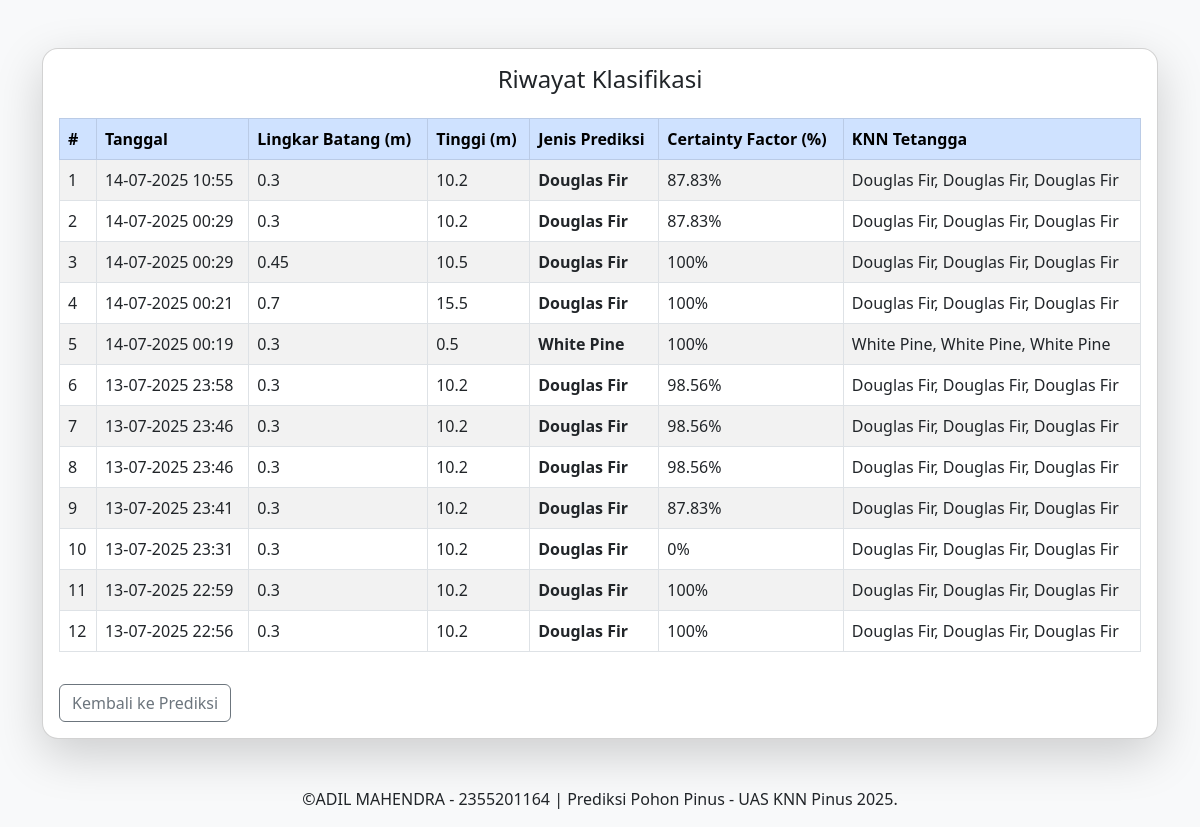
The page /history.php on the database its author committed.
### tables this page shows
CREATE TABLE `history` (
  `id` int(11) NOT NULL,
  `tanggal` datetime DEFAULT current_timestamp(),
  `lingkar_batang` float DEFAULT NULL,
  `tinggi` float DEFAULT NULL,
  `jenis_prediksi` varchar(50) DEFAULT NULL,
  `nilai_cf` float DEFAULT NULL,
  `nilai_knn` varchar(255) DEFAULT NULL,
  `vision_result` varchar(100) DEFAULT NULL
);

### history.php (the view)
<?php
include_once('config/db.php');
include_once('views/layout.php');
$sql = "SELECT * FROM history ORDER BY tanggal DESC";
$result = $conn->query($sql);
?>
<div class="container mt-5">
    <div class="card shadow-lg rounded-4">
        <div class="card-body">
            <h4 class="card-title text-center mb-4">Riwayat Klasifikasi</h4>
            <div class="table-responsive">
                <table class="table table-bordered table-striped table-hover">
                    <thead class="table-primary">
                        <tr>
                            <th>#</th>
                            <th>Tanggal</th>
                            <th>Lingkar Batang (m)</th>
                            <th>Tinggi (m)</th>
                            <th>Jenis Prediksi</th>
                            <th>Certainty Factor (%)</th>
                            <th>KNN Tetangga</th>
                        </tr>
                    </thead>
                    <tbody>
                        <?php $no = 1; while ($row = $result->fetch_assoc()): ?>
                        <tr>
                            <td><?= $no++ ?></td>
                            <td><?= date('d-m-Y H:i', strtotime($row['tanggal'])) ?></td>
                            <td><?= $row['lingkar_batang'] ?></td>
                            <td><?= $row['tinggi'] ?></td>
                            <td><strong><?= $row['jenis_prediksi'] ?></strong></td>
                            <td><?= round($row['nilai_cf'] * 100, 2) ?>%</td>
                            <td><?= $row['nilai_knn'] ?></td>
                        </tr>
                        <?php endwhile; ?>
                    </tbody>
                </table>
            </div>
            <a href="index.php" class="btn btn-outline-secondary mt-3">Kembali ke Prediksi</a>
        </div>
    </div>
</div>
<div class="container-fluid mt-5 text-center">
  <p>&copy;ADIL MAHENDRA - 2355201164 | Prediksi Pohon Pinus - UAS KNN Pinus 2025. </p>
</div>
</body>
</html>

### views/layout.php (shortened to what this page needs)
<!DOCTYPE html>
<html lang="id">
<head>
    <link href="https://cdn.jsdelivr.net/npm/bootstrap@5.3.0/dist/css/bootstrap.min.css" rel="stylesheet">
</head>
<body class="bg-light">
</body>
</html>

### rows shown on the page
history: tanggal "14-07-2025 10:55", lingkar_batang "0.3", tinggi "10.2", jenis_prediksi "Douglas Fir", $row['nilai_cf']*100 "87.83", nilai_knn "Douglas Fir, Douglas Fir, Douglas Fir"
history: tanggal "14-07-2025 00:29", lingkar_batang "0.3", tinggi "10.2", jenis_prediksi "Douglas Fir", $row['nilai_cf']*100 "87.83", nilai_knn "Douglas Fir, Douglas Fir, Douglas Fir"
history: tanggal "14-07-2025 00:29", lingkar_batang "0.45", tinggi "10.5", jenis_prediksi "Douglas Fir", $row['nilai_cf']*100 "100", nilai_knn "Douglas Fir, Douglas Fir, Douglas Fir"
history: tanggal "14-07-2025 00:21", lingkar_batang "0.7", tinggi "15.5", jenis_prediksi "Douglas Fir", $row['nilai_cf']*100 "100", nilai_knn "Douglas Fir, Douglas Fir, Douglas Fir"
history: tanggal "14-07-2025 00:19", lingkar_batang "0.3", tinggi "0.5", jenis_prediksi "White Pine", $row['nilai_cf']*100 "100", nilai_knn "White Pine, White Pine, White Pine"
history: tanggal "13-07-2025 23:58", lingkar_batang "0.3", tinggi "10.2", jenis_prediksi "Douglas Fir", $row['nilai_cf']*100 "98.56", nilai_knn "Douglas Fir, Douglas Fir, Douglas Fir"
history: tanggal "13-07-2025 23:46", lingkar_batang "0.3", tinggi "10.2", jenis_prediksi "Douglas Fir", $row['nilai_cf']*100 "98.56", nilai_knn "Douglas Fir, Douglas Fir, Douglas Fir"
history: tanggal "13-07-2025 23:46", lingkar_batang "0.3", tinggi "10.2", jenis_prediksi "Douglas Fir", $row['nilai_cf']*100 "98.56", nilai_knn "Douglas Fir, Douglas Fir, Douglas Fir"
history: tanggal "13-07-2025 23:41", lingkar_batang "0.3", tinggi "10.2", jenis_prediksi "Douglas Fir", $row['nilai_cf']*100 "87.83", nilai_knn "Douglas Fir, Douglas Fir, Douglas Fir"
history: tanggal "13-07-2025 23:31", lingkar_batang "0.3", tinggi "10.2", jenis_prediksi "Douglas Fir", $row['nilai_cf']*100 "0", nilai_knn "Douglas Fir, Douglas Fir, Douglas Fir"
history: tanggal "13-07-2025 22:59", lingkar_batang "0.3", tinggi "10.2", jenis_prediksi "Douglas Fir", $row['nilai_cf']*100 "100", nilai_knn "Douglas Fir, Douglas Fir, Douglas Fir"
history: tanggal "13-07-2025 22:56", lingkar_batang "0.3", tinggi "10.2", jenis_prediksi "Douglas Fir", $row['nilai_cf']*100 "100", nilai_knn "Douglas Fir, Douglas Fir, Douglas Fir"
